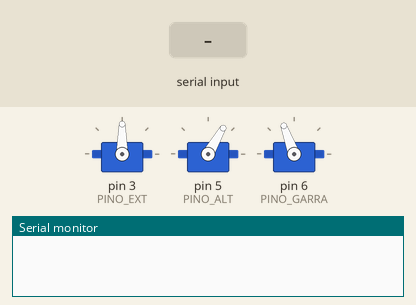
Recording of a sketch running on a simulated Arduino Uno, built with avr-gcc and run on an emulated ATmega328P. On the bench: 3 × servo, the last lines printed to the serial monitor. Inputs (shaded band) come from the test bench.

Above: at 1.2 s.
1.3 s: byte 4 (4) received over Serial
At 2.1 s:
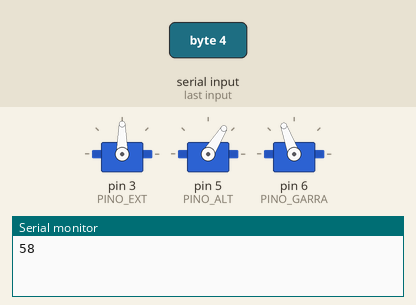
2.8 s: byte 6 (6) received over Serial
At 3.2 s:
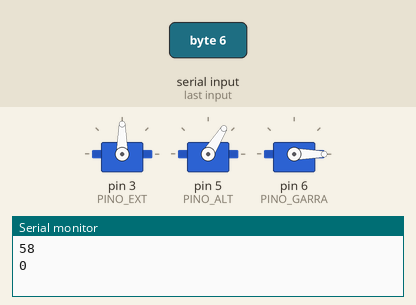
4.3 s: byte 3 (3) received over Serial
At 5.6 s:
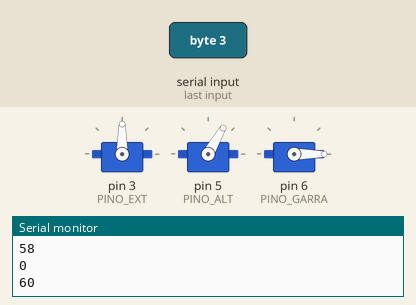
Timing chart, 0 to 7.3 s (numbered marks = the images above; inputs shaded):
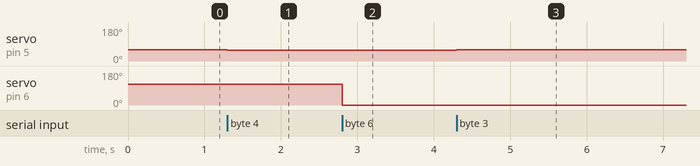

The sketch:

Servor-Controller.ino
```cpp
#include <Servo.h>
#define PINO_EXT 3
#define PINO_ALT 5
#define PINO_GARRA 6

#define PULSE_SERVO 2

Servo altura;
Servo extencao;
Servo garra;

int altAngle = 60;
int extAngle = 90;
int garraAngle = 110;

int comando;

void setup() {
  //Serial Begin
  Serial.begin(9600);


  //Attach
  extencao.attach(PINO_EXT);
  altura.attach(PINO_ALT);
  garra.attach(PINO_GARRA);

  //Zera o Servo
  servoDefault();

}

void loop() {
  comando = Serial.read();
  interpreter(comando);

}

void interpreter(int comando){
  //Serial.println(comando);
  if(comando == 1 && (extAngle+PULSE_SERVO) <= 180){ //Extencao +
    extAngle += PULSE_SERVO;
    extencao.write(extAngle);
    Serial.println(extAngle);
  }
  if(comando == 2 && (extAngle-PULSE_SERVO) >= 90){ //Extencao -
    extAngle -= PULSE_SERVO;
    extencao.write(extAngle);
    Serial.println(extAngle);
  }

  if(comando == 3 && (altAngle+PULSE_SERVO) <= 74){ //Alt +
    altAngle += PULSE_SERVO;
    altura.write(altAngle);
    Serial.println(altAngle);
  }
  if(comando == 4 && (altAngle-PULSE_SERVO) >= 0){ //Alt -
    altAngle -= PULSE_SERVO;
    altura.write(altAngle);
    Serial.println(altAngle);
  }

  if(comando == 5){ //Garra +
    garraAngle = 110;
    garra.write(garraAngle);
    Serial.println(garraAngle);
  }
  if(comando == 6){ //Garra -
    garraAngle = 0;
    garra.write(garraAngle);
    Serial.println(garraAngle);
  }
  if(comando == 0){ //Parar
    servoDefault();
  }
}

void servoDefault(){
  extencao.write(extAngle);
  altura.write(altAngle);
  garra.write(garraAngle);
}
```

Measured:
- after the input at 1.3 s, servo on pin 5 (PINO_ALT): 60° → 58° at once
- after the input at 2.8 s, servo on pin 6 (PINO_GARRA): 110° → 0° at once
- after the input at 4.3 s, servo on pin 5 (PINO_ALT): 58° → 60° at once
